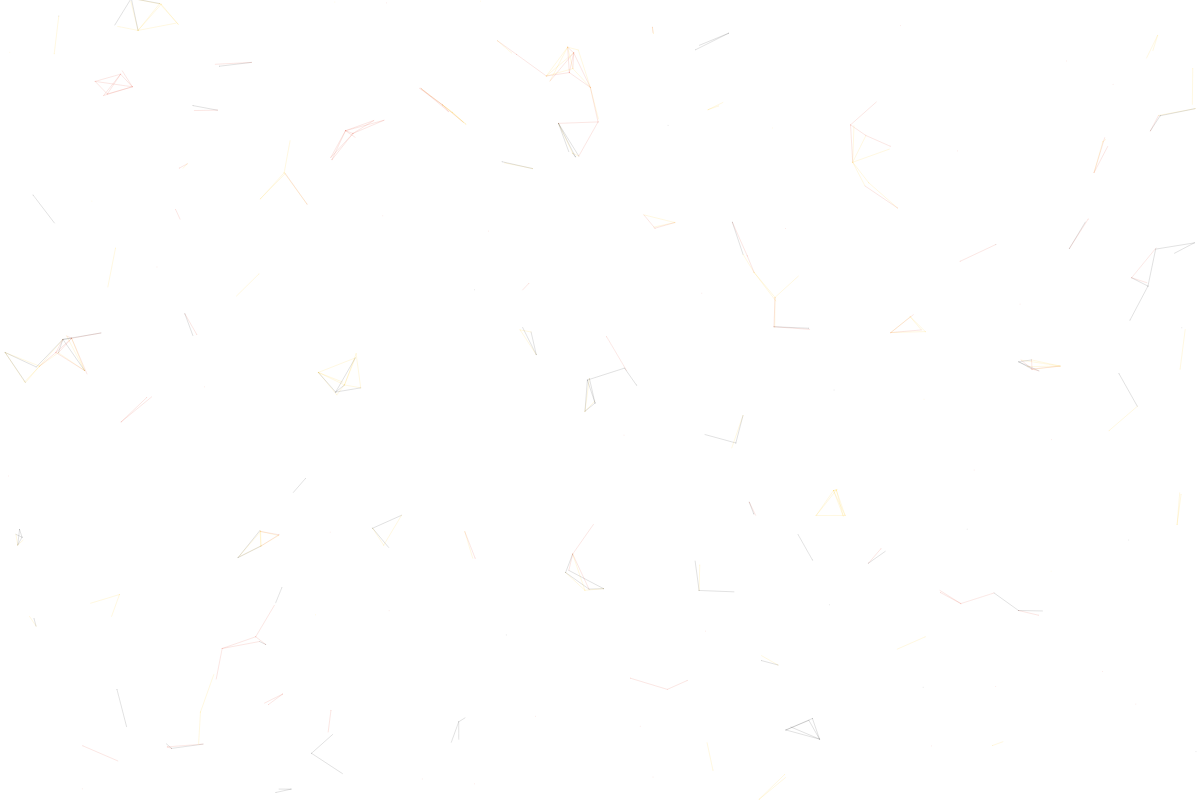
Frame 1 (no input)
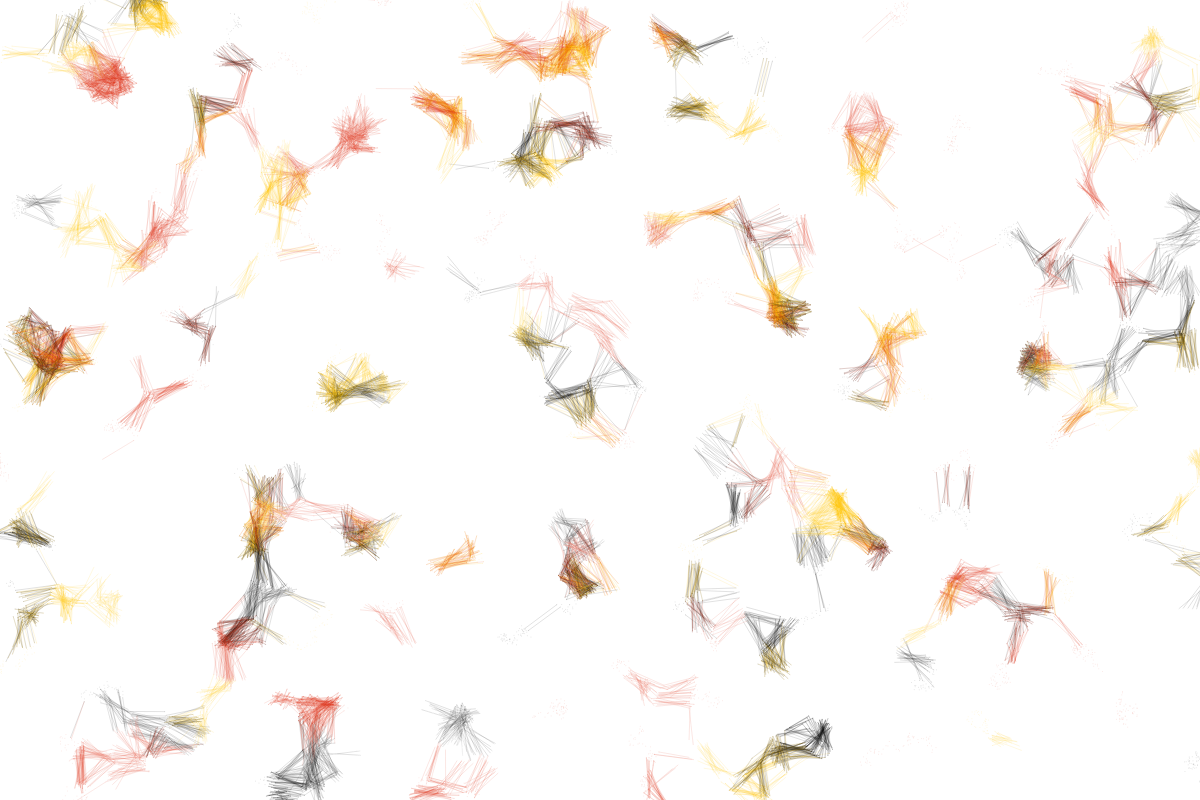
Frame 60 (no input)
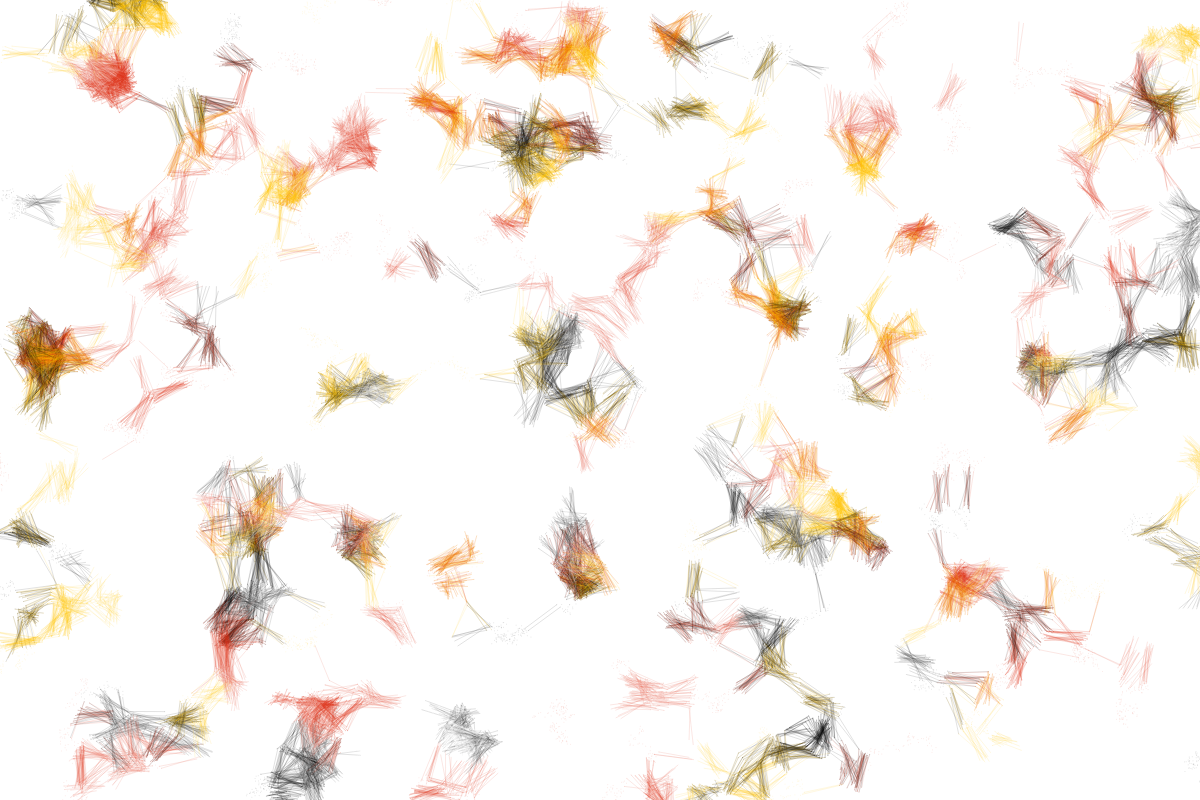
Frame 120 (the mouse pressed at the canvas centre since frame 60)

The p5.js sketch that drew these frames (run headless with seeded random() and noise() and a simulated clock; from frame 60 on, the mouse is pressed at the canvas centre):

// p5.js sketch
// ── sketch.js
var x = []
var y = []
var circleColor = []
var colors = []
var numberOfCircles = 300

function setup() {
  createCanvas(1200,800)
  strokeWeight(1)
  colors = [
    color(0,0,0,30),
    color(255,255,255,30),
    color(255,190,0,30),
    color(220,50,30,30)
  ]
  // assign the starting x and y point for each circle
  for (var i=0; i<numberOfCircles; i=i+1) {
    x[i] = random(0,width)
    y[i] = random(0,height)
    circleColor[i] = random(colors)
  }
}

function draw() {
  
  for (var i=0; i<numberOfCircles; i=i+1) {

    // draw circles
    //ellipse(x[i],y[i],50,50)
    // move circles in random direction
    x[i] = x[i] + random(-5,5)
    y[i] = y[i] + random(-5,5)
    
    for (var j=0;j<numberOfCircles;j=j+1) {
      // find distance to every other circle
      var distance = dist( x[i], y[i], x[j], y[j] )
      
      if (distance < 40) {
        stroke(circleColor[i])
        line(x[i],y[i],x[j],y[j])
      }
      
    }
  }
}
